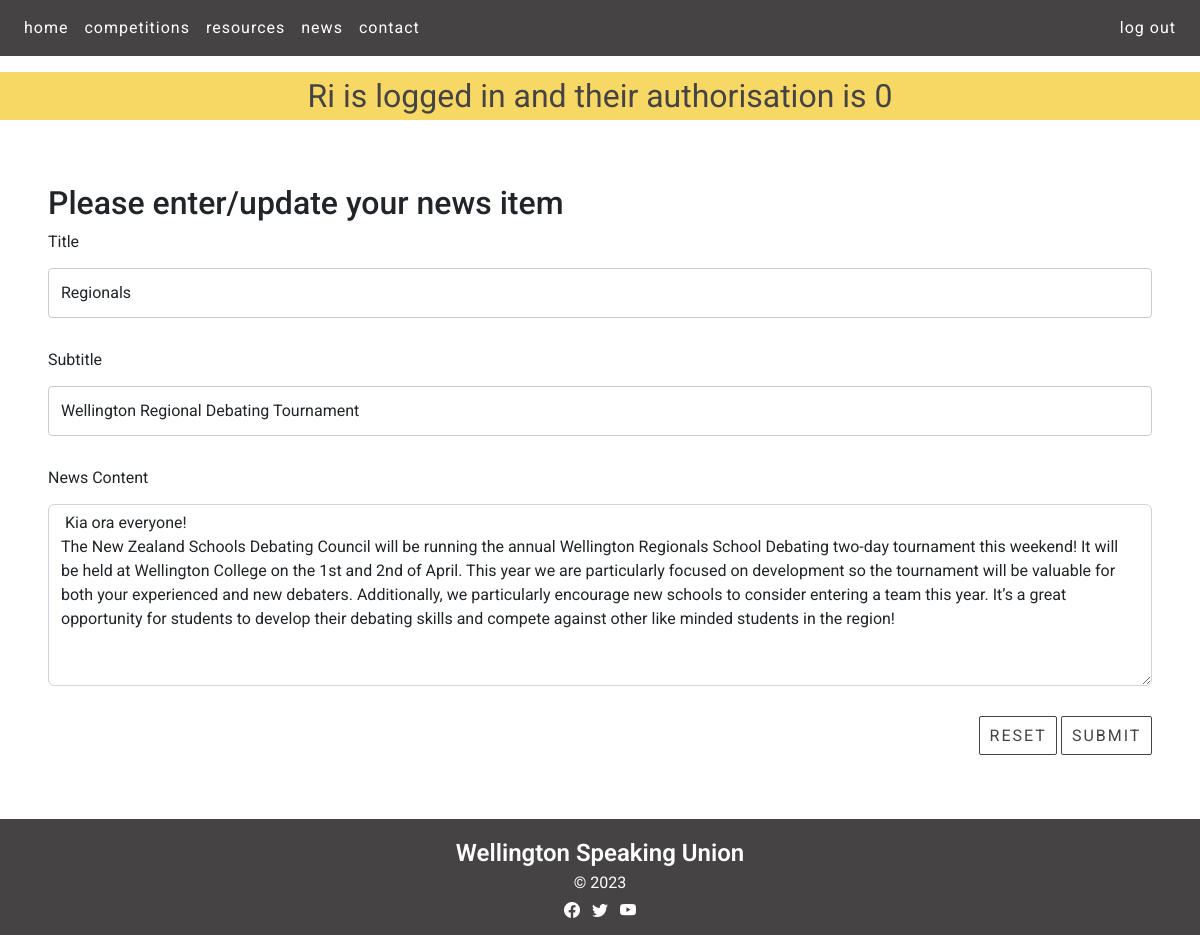
/news_cud?id=2&task=update (signed in), run on the app's committed database.
### tables this page shows
CREATE TABLE news(
    news_id integer primary key autoincrement not null,
    title text not null unique,
    subtitle text not null unique,
    content text not null unique,
    newsdate date not null,
    member_id integer not null,
    foreign key(member_id) references member(member_id)
);

### server.py (the view, shortened to what this page needs)
@app.route ('/news_cud', methods=["GET", "POST"])
def news_cud():
    data = request.args
    required_keys = ['id','task']
    for k in required_keys:
        if k not in data.keys():
            message = "Do not know what to do with read update on news (key not present)"
            return render_template('error.html', message=message)
    if request.method == "GET":
        if data['task'] == 'delete':
            sql = "delete from news where news_id = ?"
            values_tuple = (data['id'],)
            result = run_commit_query(sql, values_tuple, db_path)
            return redirect(url_for('news'))
        elif data['task'] == 'update':
            sql = """ select title, subtitle, content from news where news_id=?"""
            values_tuple = (data['id'])
            result = run_search_query_tuples(sql, values_tuple, db_path, True)
            result = result[0]
            return render_template("news_cud.html",
                                    **result,
                                   id=data['id'],
                                   task=data['task'])
        elif data['task'] == 'add':
            temp = {'title': 'Test Title', 'subtitle': 'Test subtitle', 'content': 'Test content' }
            return render_template("news_cud.html",
                                   id=0,
                                   task=data['task'],
                                   **temp)
        else:
            message = "Unrecognised task coming from news page"
            return render_template('error.html', message=message)

### db_functions.py (called while the page is built)
def run_search_query_tuples(sql_query, values_tuple, file_path, rowfactory=False):
    result = None
    try:
        db = sqlite3.connect(file_path)
        if rowfactory:
            db.row_factory = sqlite3.Row
        cursor = db.cursor()
        cursor.execute(sql_query, values_tuple)
        result = cursor.fetchall()
        cursor.close()
    except sqlite3.Error as error:
        print("Error running search query tuples: {}".format(error))
        return None
    db.close()
    if result is None:
        print("No search values were found")
    return result

### templates/news_cud.html (shortened to what this page needs)
{% extends "layout.html" %}
{% block content %}
<div class="recent-news-containers white-bg">
  <div class="news p-4 my-4">
    <h2>Please enter/update your news item</h2>
    <form action="{{url_for('news_cud', id=id, task=task)}}" method="POST">
      <div>
        <label for="title" class="form-label">Title</label>
        <input type="text" class="form-control" id="title" name="title" placeholder="" value="{{title}}" required>
      </div>
      <div>
        <label for="subtitle" class="form-label">Subtitle</label>
        <input type="text" class="form-control" id="subtitle" name="subtitle" placeholder="" value="{{subtitle}}" required>
      </div>
      <div>
        <label for="content" class="form-label">News Content</label>
        <textarea class="form-control" id="content" name="content" rows="7" required> {{content}} </textarea>
      </div>
      <div class="text-end">
        <button type="reset" class="btn btn-primary recent-news-button">Reset</button>
        <button type="submit" class="btn btn-primary recent-news-button">Submit</button>
      </div>
    </form>
  </div>
</div>
{% endblock %}

### templates/layout.html (shortened to what this page needs)
<!DOCTYPE HTML>
<html lang="en">
<head>
<link href="https://cdn.jsdelivr.net/npm/bootstrap@5.2.3/dist/css/bootstrap.min.css" rel="stylesheet">
<link rel="stylesheet" href="https://cdn.jsdelivr.net/npm/bootstrap-icons@1.10.3/font/bootstrap-icons.css">
<link rel="stylesheet" href="static/styles.css">
</head>
<body>
<nav class="navbar navbar-expand-lg px-3 navbar-dark">
    <div class="collapse navbar-collapse" id="collapsibleNavbar">
        <ul class="navbar-nav">
            <li class="nav-item">
                <a class="nav-link" href="{{ url_for('index') }}">home</a>
            </li>
            <li class="nav-item">
                <a class="nav-link" href="{{ url_for('competitions') }}">competitions</a>
            </li>
            <li class="nav-item">
                <a class="nav-link" href="{{ url_for('resources') }}">resources</a>
            </li>
            <li class="nav-item">
                <a class="nav-link" href="{{ url_for('news') }}">news</a>
            </li>
            <li class="nav-item">
                <a class="nav-link" href="{{ url_for('resources') }}#contact">contact</a>
            </li>
        </ul>
        <div class="ms-auto">
            {% if session %}
            <a class="nav-link nav-btn nav-btn-outline" href="{{ url_for('logout') }}">log out</a>
            {% else %}
            <a class="nav-link nav-btn nav-btn-outline" style="display: inline-block" href="{{ url_for('signup') }}">sign up</a>
            <a class="nav-link nav-btn nav-btn-outline" style="display: inline-block" href="{{ url_for('login') }}">log in</a>
            {% endif %}
        </div>
    </div>
</nav>
        {% if session %}
        <div class="session"> {{ session['firstname'] }} is logged in and their authorisation is {{ session['authorisation'] }}</div>
        {% endif %}
{% block content %}
{% endblock %}
<footer class="footer-content container-fluid">
    <p>Wellington Speaking Union</p>
    <p>&copy; 2023</p>
    <section class="mb-2">
        <a class="footer-link"><i class="bi bi-facebook"></i></a>
        <a class="footer-link"><i class="bi bi-twitter"></i></a>
        <a class="footer-link"><i class="bi bi-youtube"></i></a>
    </section>
</footer>
</body>
</html>

### static/styles.css (style rules this page uses)
:root { --brand-black: rgb(27,27,28); --brand-dark-gray: rgb(70,67,68); --brand-light-gray: rgb(104,102,103); --brand-yellow: rgb(248,216,101); --brand-white: rgb(255,255,255); }
.btn-primary, .btn-primary:hover { color:var(--brand-dark-gray); background-color:var(--brand-yellow); border-color:var(--brand-dark-gray); --bs-btn-active-bg:var(--brand-yellow); --bs-btn-active-border-color:var(--brand-white); --bs-btn-color: #fff; --bs-btn-bg:var(--brand-yellow); --bs-btn-border-color:transparent; --bs-btn-hover-color:var(--brand-dark-gray); --bs-btn-hover-bg:var(--brand-yellow); --bs-btn-hover-border-color:var(--brand-dark-gray); --bs-btn-focus-shadow-rgb: 49,132,253; --bs-btn-active-color: #fff; --bs-btn-active-shadow: inset 0 3px 5px rgba(0, 0, 0, 0.125); --bs-btn-disabled-color: #fff; --bs-btn-disabled-bg:var(--brand-yellow); --bs-btn-disabled-border-color: }
.btn, .btn-circle { display:inline-block; margin:auto; text-align: center; letter-spacing: 2px; color: var(--brand-white); vertical-align: middle; user-select: none; border: 1px solid transparent; text-transform: uppercase; padding: 1.1em 1.3em 1.1em 1.5em; transition: color 0.5s ease-in-out,background-color 0.5s ease-in-out,border-color 0.5s ease-in-out,box-shadow 1s cubic-bezier(.019,1,.22,1); position:relative; }
body { font-family: 'Roboto', serif; font-size: 100%; background-color: var(--brand-white); margin: 0; }
p { text-align: center; color: var(--brand-white); margin: 0; overflow: auto; }
.navbar { background-color: var(--brand-dark-gray); position:sticky; top:0; z-index: 9999; margin-bottom: 1em; }
.nav-link { font-size: 1em; letter-spacing: 1px; color: var(--brand-white); transition: color 0s ease-in-out,background-color 0s ease-in-out,border-color 0s ease-in-out; }
.nav-btn-outline { border: 0 solid white; padding: 0 0.5em; }
.session { background-color:var(--brand-yellow); color:var(--brand-dark-gray); text-align:center; font-size: 2em; }
.white-bg { background-color: var(--brand-white); }
.container-fluid { padding:0; }
.recent-news-containers { border-radius:10px; margin-left:0.5em; margin-right:0.5em; padding:1em; margin-top:0; }
.recent-news-button { transition: none !important; border-radius: 2px; background-color: var(--brand-white); color:var(--brand-dark-gray); border-color:var(--brand-dark-gray); position: relative; text-align:center; display:inline-block; padding: 0.4em 0.6em; }
.footer-content { background-color: var(--brand-dark-gray); text-align: center; padding: 1em 0 0.25em 0; color: var(--brand-white); }
.footer-content p:first-child { font-weight: 600; font-size: 1.5em; text-align: center; }
.footer-content p:nth-child(2) { font-weight: 400; font-size: 1em; text-align: center; padding-bottom: 0.25em; }
.footer-link { font-size:1em; padding: 0.25em; color: var(--brand-white); }
input[type=text], select, textarea { width: 100%; padding: 12px; border: 1px solid #ccc; border-radius: 4px; box-sizing: border-box; margin-top: 6px; margin-bottom: 30px; resize: vertical }
label, input[type='text'], input[type='email'], textarea { font-size:1em !important; }

### data on the page
news: title "Regionals", subtitle "Wellington Regional Debating Tournament", content "Kia ora everyone! The New Zealand Schools Debating Council will be running the annual Wellington Regionals School Debating two-day tournament this weekend! It will be held at Wellington College on the 1st and 2nd of April. This year we are particularly focused on development so the tournament will be valuable for both your experienced and new debaters. Additionally, we particularly encourage new schools to consider entering a team this year. It’s a great opportunity for students to develop their debating skills and compete against other like minded students in the region!"

### other printed values
{{ session['firstname'] }} "Ri"
{{ session['authorisation'] }} "0"
